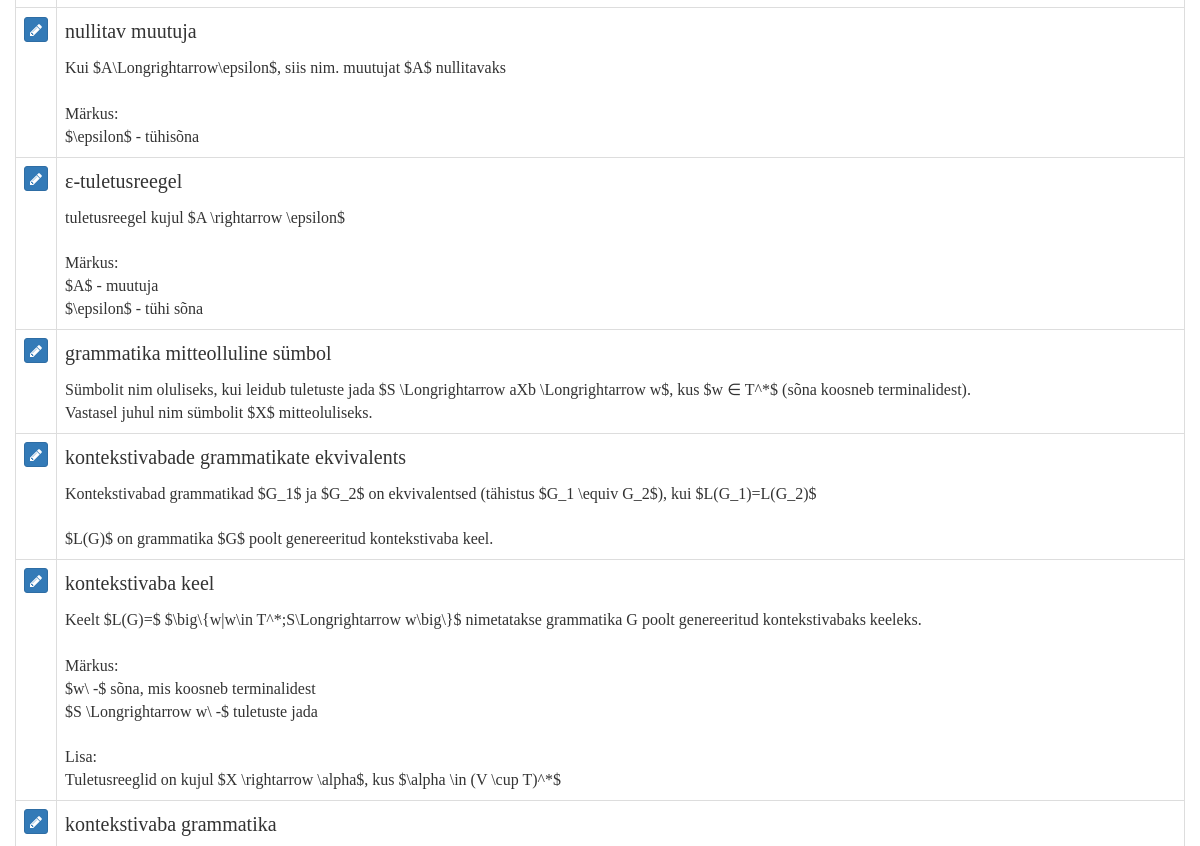
/filter_cards/general (signed in, middle part), run on an earlier commit of the app's database.
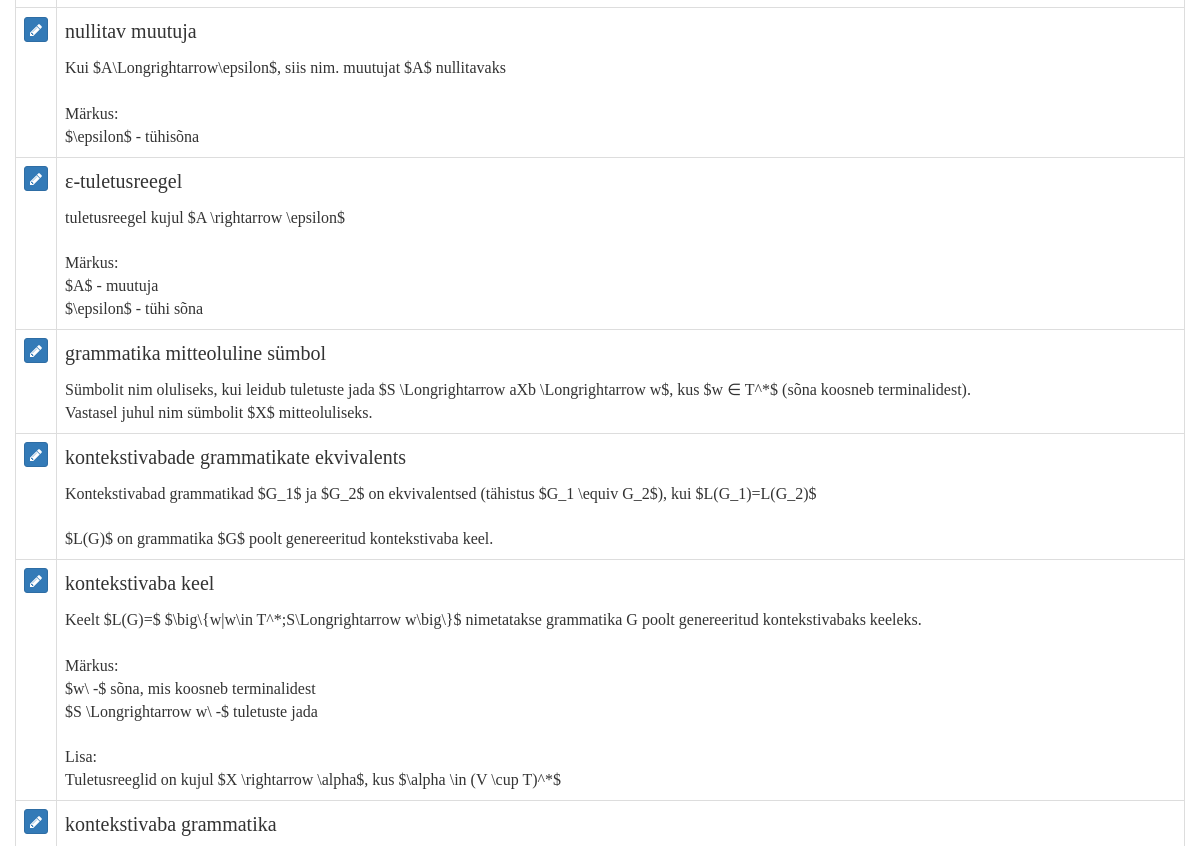
And on a later commit of the database.
### tables this page shows
CREATE TABLE cards (
  id integer primary key autoincrement,
  type tinyint not null, /* 1 for vocab, 2 for code */
  front text not null,
  back text not null,
  known boolean default 0
);

### flash_cards.py (the view)
@app.route('/filter_cards/<filter_name>')
def filter_cards(filter_name):
    if not session.get('logged_in'):
        return redirect(url_for('login'))
    filters = {
        "all": "where 1 = 1",
        "general": "where type = 1",
        "code": "where type = 2",
        "known": "where known = 1",
        "unknown": "where known = 0",
    }
    query = filters.get(filter_name)
    if not query:
        return redirect(url_for('cards'))
    db = get_db()
    fullquery = "SELECT id, type, front, back, known FROM cards " + query + " ORDER BY id DESC"
    cur = db.execute(fullquery)
    cards = cur.fetchall()
    return render_template('cards.html', cards=cards, filter_name=filter_name)

### flash_cards.py (called while the page is built)
def connect_db():
    rv = sqlite3.connect(app.config['DATABASE'])
    rv.row_factory = sqlite3.Row
    return rv

def get_db():
    if not hasattr(g, 'sqlite_db'):
        g.sqlite_db = connect_db()
    return g.sqlite_db

### templates/cards.html (shortened to what this page needs)
{% extends "layout.html" %}
{% block body %}
    <br/>
    <br/>
    <table class="table table-bordered">
        {% for card in cards %}
            <tr>
                <td>
                    <a href="{{ url_for('edit', card_id=card.id) }}" class="btn btn-xs btn-primary"><i
                            class="fa fa-pencil" aria-hidden="true"></i></a>
                </td>
                <td class="cardContent">
                    <h4>
                        {% if card.type == 1 %}
                            {{ card.front }}
                        {% else %}
                            Teoreem:&nbsp;{{ card.front }}
                        {% endif %}
                    </h4>
                    {{ card.back|replace("\n", "<br />")|safe }}
                </td>
            </tr>
        {% else %}
            <tr>
                <td>
                    <em>No cards to show.</em>
                </td>
            </tr>
        {% endfor %}
    </table>
{% endblock %}

### templates/layout.html (shortened to what this page needs)
<!doctype html>
<html>
<head>
    <link href="https://maxcdn.bootstrapcdn.com/font-awesome/4.7.0/css/font-awesome.min.css" rel="stylesheet"
>
    <link rel=stylesheet type=text/css href="{{ url_for('static', filename='bootstrap.min.css') }}"/>
    <link rel=stylesheet type=text/css href="{{ url_for('static', filename='style.css') }}"/>
</head>
<body>
<div class="container">
    <div class="row">
        {% block body %}{% endblock %}
    </div>
</div>
</body>
</html>

### static/style.css (style rules this page uses)
.cardContent, h4 { font-family: Georgia, "Times New Roman", Times, serif; }
.cardContent h4 { margin-top: 0; }

What changed in the data, as far as the page shows it:
changed cards: front "grammatika mitteolluline sümbol" → "grammatika mitteoluline sümbol"
